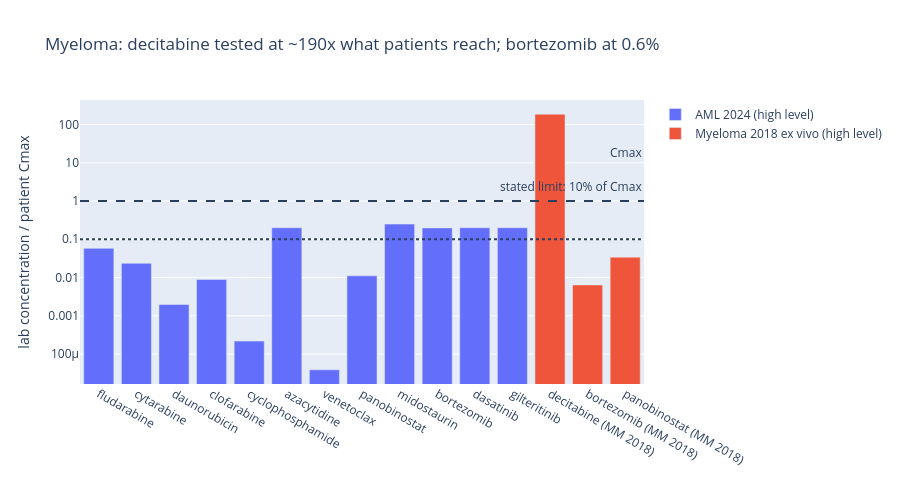

Source (notebook cell):
### Code cell
fig = go.Figure()
fig.add_trace(go.Bar(x=list(aml_ratio), y=list(aml_ratio.values()), name="AML 2024 (high level)"))
fig.add_trace(go.Bar(x=[f"{d} (MM 2018)" for d in mm_ratio], y=list(mm_ratio.values()), name="Myeloma 2018 ex vivo (high level)"))
fig.add_hline(y=0.10, line_dash="dot", annotation_text="stated limit: 10% of Cmax")
fig.add_hline(y=1.0, line_dash="dash", annotation_text="Cmax")
fig.update_layout(yaxis=dict(type="log", title="lab concentration / patient Cmax"), height=480,
                  title="Myeloma: decitabine tested at ~190x what patients reach; bortezomib at 0.6%")
fig

### Figure 1 — Plotly figure (JSON) as saved in the notebook; plotly's stock layout.template omitted (floating-point values rounded to 4 significant figures)
{"data": [{"name": "AML 2024 (high level)", "type": "bar", "x": ["fludarabine", "cytarabine", "daunorubicin", "clofarabine", "cyclophosphamide", "azacytidine", "venetoclax", "panobinostat", "midostaurin", "bortezomib", "dasatinib", "gilteritinib"], "y": [0.058, 0.02353, 0.001984, 0.008871, 0.0002188, 0.2, 3.884e-05, 0.01107, 0.2494, 0.1987, 0.2008, 0.2]}, {"name": "Myeloma 2018 ex vivo (high level)", "type": "bar", "x": ["decitabine (MM 2018)", "bortezomib (MM 2018)", "panobinostat (MM 2018)"], "y": [185.8, 0.00641, 0.03415]}], "layout": {"annotations": [{"showarrow": false, "text": "stated limit: 10% of Cmax", "x": 1, "xanchor": "right", "xref": "x domain", "y": 0.1, "yanchor": "bottom", "yref": "y"}, {"showarrow": false, "text": "Cmax", "x": 1, "xanchor": "right", "xref": "x domain", "y": 1.0, "yanchor": "bottom", "yref": "y"}], "height": 480, "shapes": [{"line": {"dash": "dot"}, "type": "line", "x0": 0, "x1": 1, "xref": "x domain", "y0": 0.1, "y1": 0.1, "yref": "y"}, {"line": {"dash": "dash"}, "type": "line", "x0": 0, "x1": 1, "xref": "x domain", "y0": 1.0, "y1": 1.0, "yref": "y"}], "title": {"text": "Myeloma: decitabine tested at ~190x what patients reach; bortezomib at 0.6%"}, "yaxis": {"title": {"text": "lab concentration / patient Cmax"}, "type": "log"}}}
